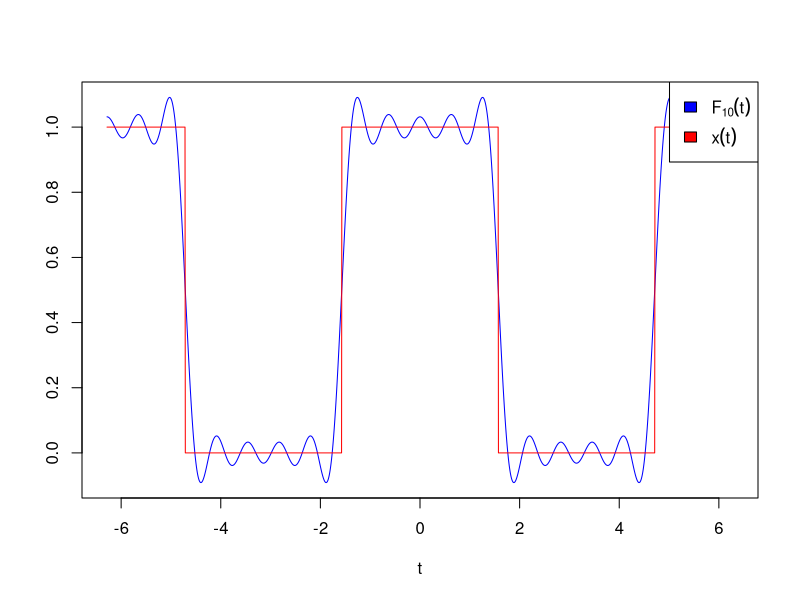
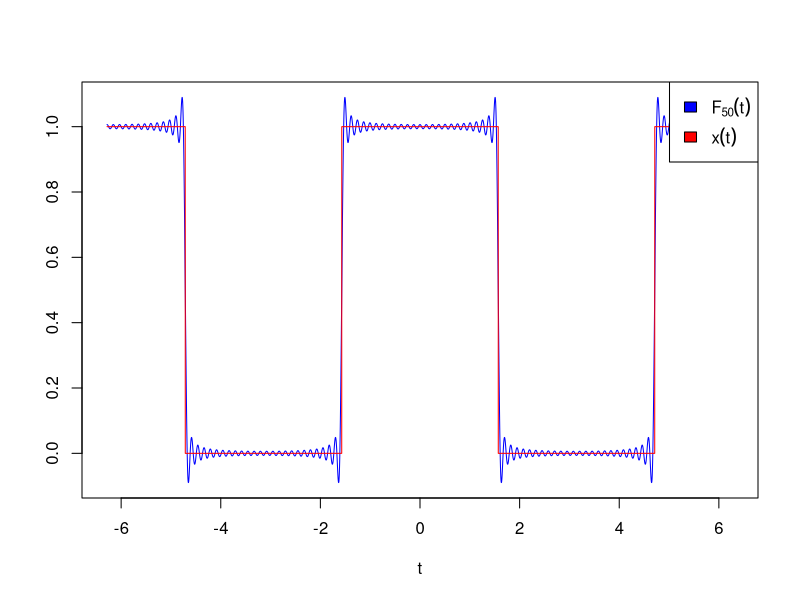
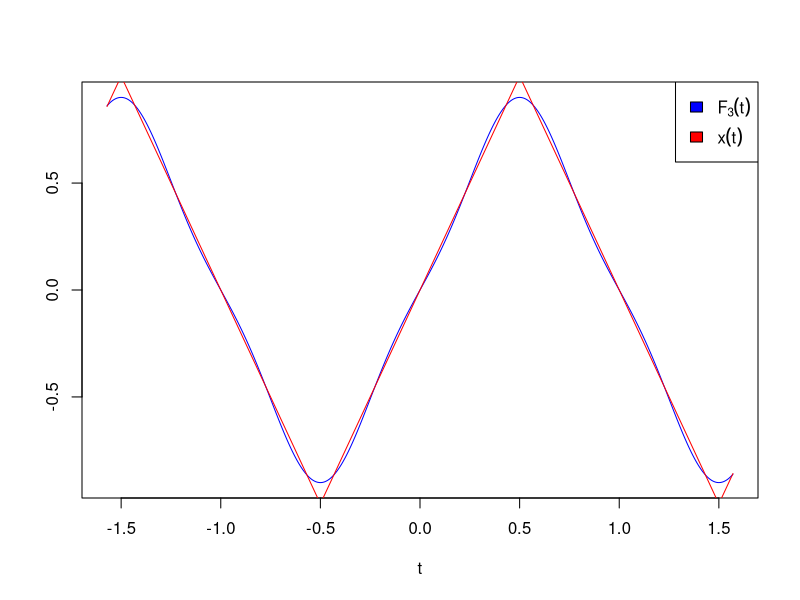
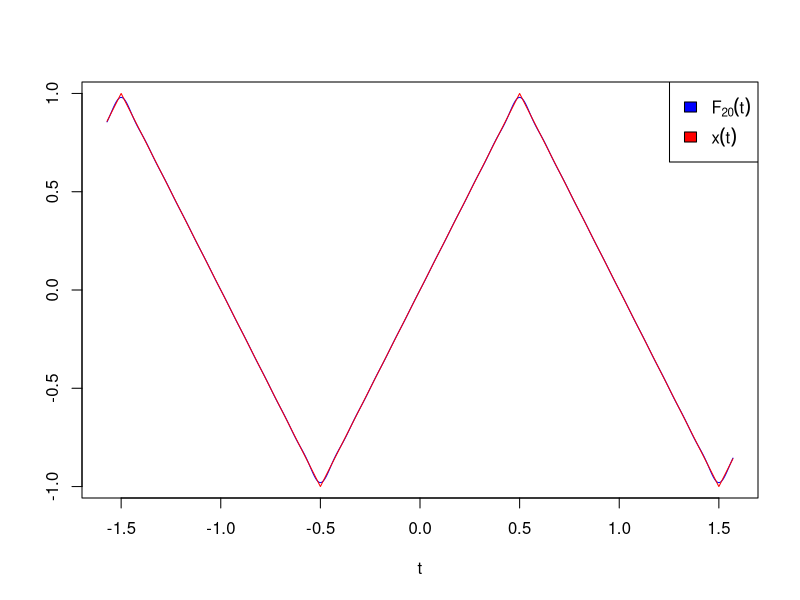
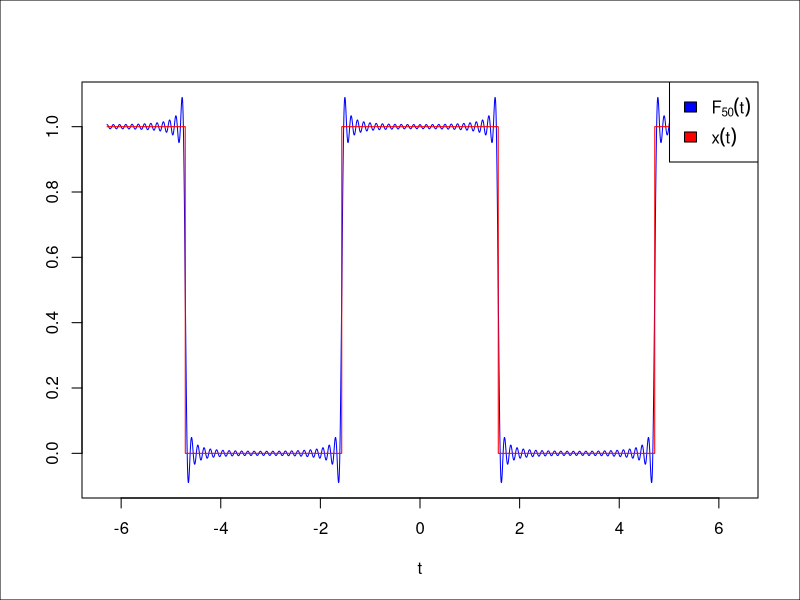
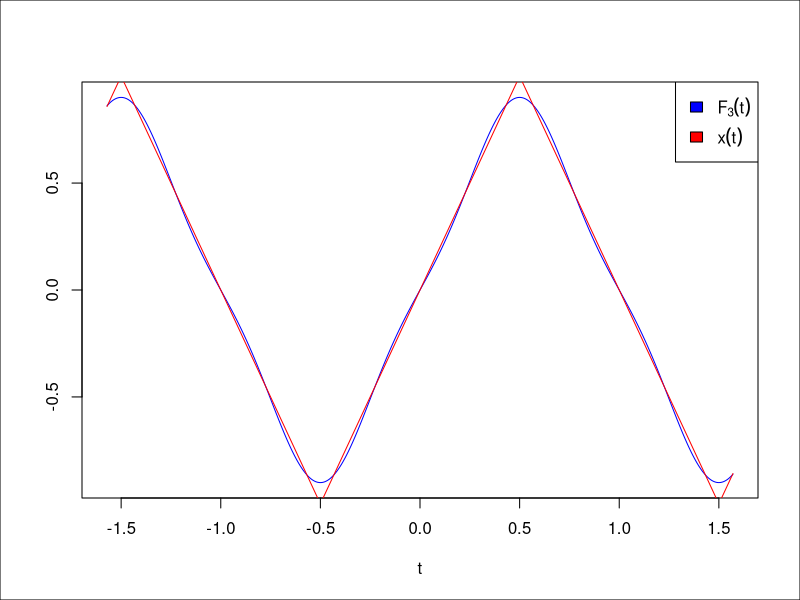

Write the R code that produced these figures, in order.
library(matlab) # So we have linspace()

#----------------------------------------------------------------------
# FSApprox Constructor
#----------------------------------------------------------------------
makeFSApprox <- function(T0, an, bn, trueFn){
   fsApprox <- list(
      T0 = T0,
      an = an,
      bn = bn,
      trueFn = trueFn
   );
   class(fsApprox) <- c("FSApprox");
   return(fsApprox);
}

#----------------------------------------------------------------------
# Create some instances of the FSApprox class
#----------------------------------------------------------------------
triangleWave = makeFSApprox(
   2,
   function(n){
      return(0);
   },
   function(n){
      if(n == 0){
         return(0);
      }
      return((8/((n^2)*(pi^2)))*sin(n*pi/2));
   },
   function(t){
      t <- t + 0.5;
      t <- t %% 2;
      if( ( floor(t) %% 2 ) == 0 ){
         return( 2*t - 1 );
       }
      return( -2*(t-1) + 1 );
   }
);

squareWave = makeFSApprox(
   2*pi,
   function(n){
      if(n == 0){
         return(1/2);
      }
      return((2/(n*pi))*sin((n*pi)/2));
   },
   function(n){
      return(0);
   },
   function(t){
      t0 <- abs(t) %% (2*pi);
      if( (t0 < pi/2) || (t0 > 3*pi/2) ){
         return(1);
      }
      else{
         return(0);
      }
   }
);

#----------------------------------------------------------------------
# Virutal function declarations for FSApprox class
#----------------------------------------------------------------------
Fn <- function(obj, ...){
   UseMethod("Fn");
}

getPlotParams <- function(obj, ...){
   UseMethod("getPlotParams");
}

#----------------------------------------------------------------------
# FSApprox methods
#
# FSApprox is a class for representing Fourier Series Approximations
# of functions
#----------------------------------------------------------------------

print.FSApprox <- function(fsa){
   cat("T0: ", fsa$T0, "\n\n");
   cat("an:", "\n"); 
   print(fsa$an);
   cat("\nbn:", "\n");
   print(fsa$bn);
   cat("\ntrueFn:", "\n");
   print(fsa$trueFn);
}

plot.FSApprox <- function(fsa,t0,t1,n,
                          before=function(){}, 
                          after=function(){})
{
   t <- getSamplePoints(t0,t1,n/fsa$T0) ;
   before();
   p <- plot( t, Fn(fsa,n)(t), 
         type='l', col="blue", 
         xlab=getPlotParams(fsa)$xlab, 
         ylab=getPlotParams(fsa)$ylab);
   lines( t, 
         sapply( t, fsa$trueFn),
         type='l', col="red");
   legend(  "topright", 
            legend=sapply(
               c(bquote(F[.(n)](t)), bquote(x(t))),
               as.expression
            ), 
            fill=c("blue", "red"),
            y.intersp=1.5,
            bg="white");
   after();
}

getPlotParams.FSApprox <- function(fsa){
   return(list(
      xlab=expression(t),
      ylab=""
   ));
}

Fn.FSApprox <- function(fsa,N){
   return(
      function(t){
         return(
            summation(
               function(n) {
                  return(
                     (fsa$an(n) * sin( (2 * pi * n/fsa$T0 * t) + (90 * pi / 180))) +
                     (fsa$bn(n) * sin(  2 * pi * n/fsa$T0 * t  )) 
                  );
               }, 
               0,N
            )
         );
      }
  );
}

#-------------------
#
# Helper functions
#
#-------------------

#---------------------------------------------------------------------------------------
# getSamplePoints
#
# For a given starting point (x0), a given end point (x1), and a given frequency, return 
# a vector starting at x0 and ending at x1 that has enough sample points to plot a 
# signal with the given frequency
#---------------------------------------------------------------------------------------
getSamplePoints <- function(t0, t1, frequency){
   #Nyquist says to use this many samples...
   n <- (2*frequency) * (t1 - t0);
   #But, Nyquist was reconstructing analog signals, not connecting dots with straight lines.
   n <- 50*n;
   return(linspace(t0,t1,n));
}

#---------------------------------------------------------------------------------------
# summation 
#
# Returns: f(n) + f(n+1) + ... + f(N-1) + f(N)
#---------------------------------------------------------------------------------------
summation <- function(f, n, N){
   sum <- 0;
   for(i in n:N){
      sum <- sum + f(i);
   }
   return(sum);
}

pdf("squareWave10.pdf")
plot(squareWave,-2*pi,2*pi,10);

pdf("squareWave50.pdf")
plot(squareWave,-2*pi,2*pi,50);

pdf("triangleWave3.pdf")
plot(triangleWave, -pi/2, pi/2, 3);

pdf("triangleWave20.pdf")
plot(triangleWave, -pi/2, pi/2, 20);

pdf("borderedSquareWave50.pdf")
plot( squareWave,-2*pi,2*pi,50,
      function(){par(bg="white")},
      function(){box("figure")});

pdf("borderedTriangleWave3.pdf")
plot( triangleWave, -pi/2, pi/2, 3,
      function(){par(bg="white")},
      function(){box("figure")});

#source('lt.R')
